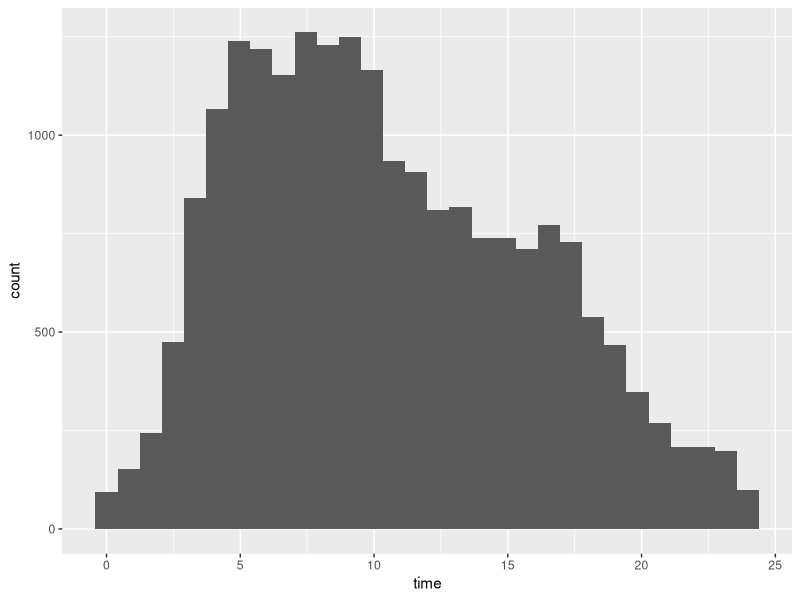

Reproduce this figure in R. (Note: this script raises an error after producing the figure.)
## ---- chunk 1
knitr::opts_chunk$set(echo = TRUE,cache = TRUE)

library(tidyverse)
library(broom)

## ---- chunk 2
data.df <- read.csv("TheftData2019.csv")
head(data.df)
## ---- chunk 3
N <- nrow(data.df) ##
bootSample <- sample(1:N,N,rep=T)
boot.df <- data.df[bootSample,]
## ---- chunk 4
data.df %>%
ggplot()+
  geom_histogram(aes(time),bin=60)
## ---- chunk 5
## A function to put the data into numBins discrete time bins
binData <- function(data.df,numBins=240){
  data.df %>%
    mutate(time=cut_interval(time,numBins,                     labels=as.numeric((1:numBins)*24/numBins))) %>%
    mutate(time=as.numeric(as.character(time))) %>%
    group_by(time) %>%
    summarize(tot=n())
}

## bin the data  
binnedData.df <- binData(data.df,240)

##Boot  strap on original data
bootSamp <- sample(1:N,N,rep=T)
boot.df <- data.frame(time=data.df[bootSamp,])
binnedBoot.df <- binData(boot.df,240)
names(binnedBoot.df) <- c("time","bootTot")
bind_cols(binnedData.df,binnedBoot.df) %>%
  ggplot()+
  geom_point(aes(time,tot),size=.5,color="Blue")+
  geom_point(aes(time,bootTot),size=.5,color="green")+
  scale_y_continuous(limits=c(0,200))+
  labs(title="Original=Blue, Bootstrapped=Green")

## ---- chunk 6
theSpan <- 2
mod.loess <- loess(tot~time,span=theSpan,data=binnedData.df)
preds <- predict(mod.loess)
binnedData.df$pred.loess <- preds

ggplot(binnedData.df)+
geom_point(aes(time,tot),color="blue")+
geom_line(aes(time,pred.loess),color="red")+
labs(title="Loess Prediction on Oringinal",
subtitle=sprintf("Span=%s",theSpan))
mse.oriloess <- with(binnedData.df,mean((tot-pred.loess)^2,na.rm=T))
mse.oriloess
## ---- chunk 7
theSpan <- 2
mod.loess1 <- loess(bootTot~time,span=theSpan,data=binnedBoot.df)
preds1 <- predict(mod.loess1)
binnedBoot.df$pred.loess1 <- preds1

ggplot(binnedBoot.df)+
geom_point(aes(time,bootTot),color="green")+
geom_line(aes(time,pred.loess1),color="red")+
labs(title="Loess Prediction on Boot",
subtitle=sprintf("Span=%s",theSpan))
mse.bootloess <- with(binnedBoot.df,mean((bootTot-pred.loess1)^2,na.rm=T))
mse.bootloess
## ---- chunk 8
theSpan <- 3.8
numBoots <- 200
numBins <- 240
mse <- array(numeric(0),numBoots)
for(m in 1:numBoots){
  bootSamp <- sample(1:N,N,rep=T)
  boot.df <- data.frame(time=data.df[bootSamp,])
  trainBoot.df <- binData(boot.df,numBins)
  
  bootSamp <- sample(1:N,N,rep=T)
  boot.df <- data.frame(time=data.df[bootSamp,])
  testBoot.df <- binData(boot.df,numBins)
  
  mod.lo.boot <- loess(tot~time,data=trainBoot.df,span=theSpan)
  
  binnedBoot.df$pred <-  predict(mod.lo.boot,newdata=testBoot.df)
  mse[m] <- with(binnedBoot.df,mean((bootTot-pred)^2)) 
}
c(mean(mse),sd(mse))

## ---- chunk 9
mseSpanFunc <- function(theSpan,numBoots,numBins=240){
  mse <- array(numeric(0),numBoots)
  for(m in 1:numBoots){
    bootSamp <- sample(1:N,N,rep=T)
    boot.df <- data.frame(time=data.df[bootSamp,])
    trainBoot.df <- binData(boot.df,numBins)
    
    bootSamp <- sample(1:N,N,rep=T)
    boot.df <- data.frame(time=data.df[bootSamp,])
    testBoot.df <- binData(boot.df,numBins)
    
    mod.lo.boot <- loess(tot~time,data=trainBoot.df,span=theSpan)
    
    binnedBoot.df$pred <-  predict(mod.lo.boot,newdata=testBoot.df)
    mse[m] <- with(binnedBoot.df,mean((bootTot-pred)^2)) 
  }
  c(mean(mse),sd(mse)) 
}
## ---- chunk 10
minSpan <- 0.1
maxSpan <- 3.0
numSpan <- 40
spans <- seq(minSpan,maxSpan,length=numSpan)
spans
## ---- chunk 11
mseSpan <- matrix(nrow=numSpan,ncol=2)
numBoots <- 40

##mseSpanFunc(1, 200)
k <- 1
for(theSpan in spans){
  print(theSpan)
  mseSpan[k,] <- mseSpanFunc(theSpan, numBoots,numBins)
  print(mseSpan[k,])
  k <- k+1
}
## ---- chunk 12
plot(spans,mseSpan[,1])
## ---- chunk 13
mseData.df <- data.frame(span=spans,mse=mseSpan[,1],sdev=mseSpan[,2])
## ---- chunk 14
mseData.df %>% 
  ggplot()+
  geom_point(aes(span,mse),color="blue")+
  geom_point(aes(span,mse+2*sdev),color="red")+
  geom_point(aes(span,mse-2*sdev),color="red")+
  geom_line(aes(span,mse),color="blue")+
  geom_line(aes(span,mse+2*sdev),color="red")+
  geom_line(aes(span,mse-2*sdev),color="red")+
  labs(title="Loess Prediction: Span  vs MSE",
       subtitle=sprintf("2019 Theft Data (bins=%s)",numBins))
